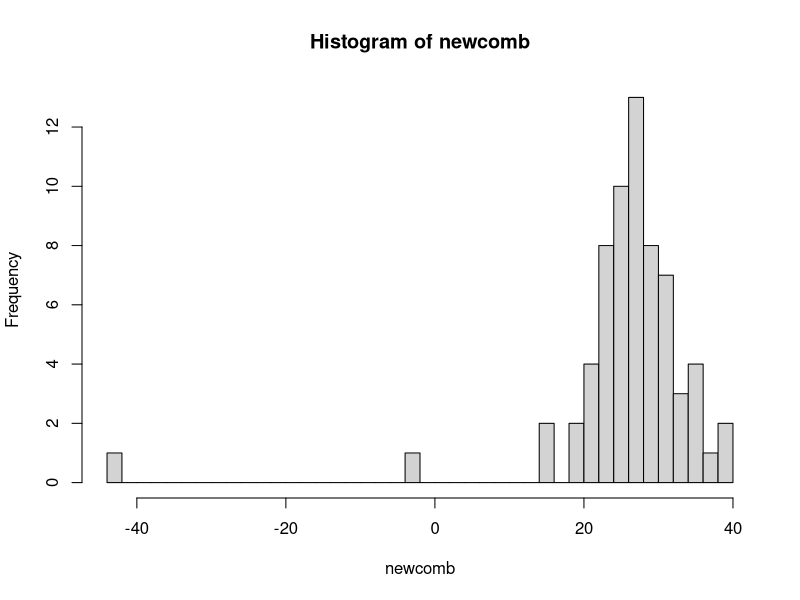
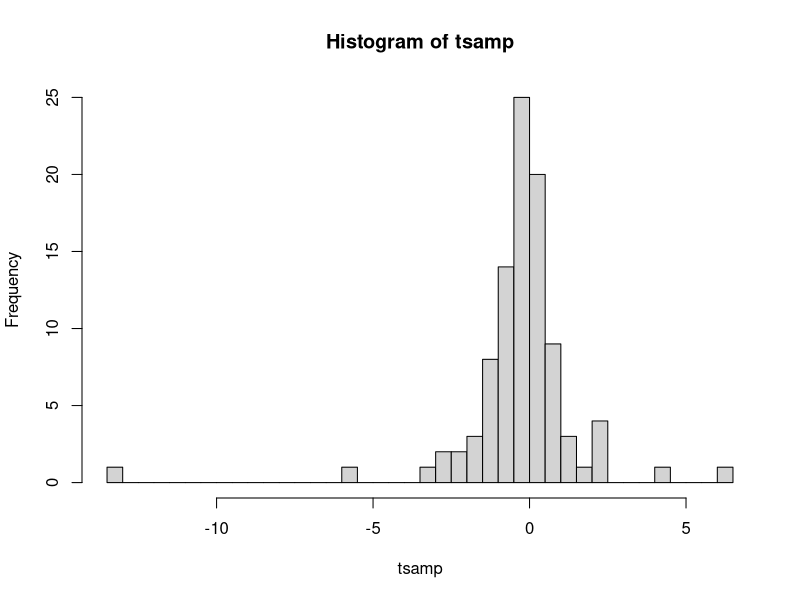

Write R code to recreate these figures, in order.
## ---- chunk 1
library(MASS)
## ---- chunk 2
hist(newcomb, breaks=50)
## ---- chunk 3
n = 16
tsamp = matrix(rt(6*n,2), n, 6)
hist(tsamp, breaks=50)
